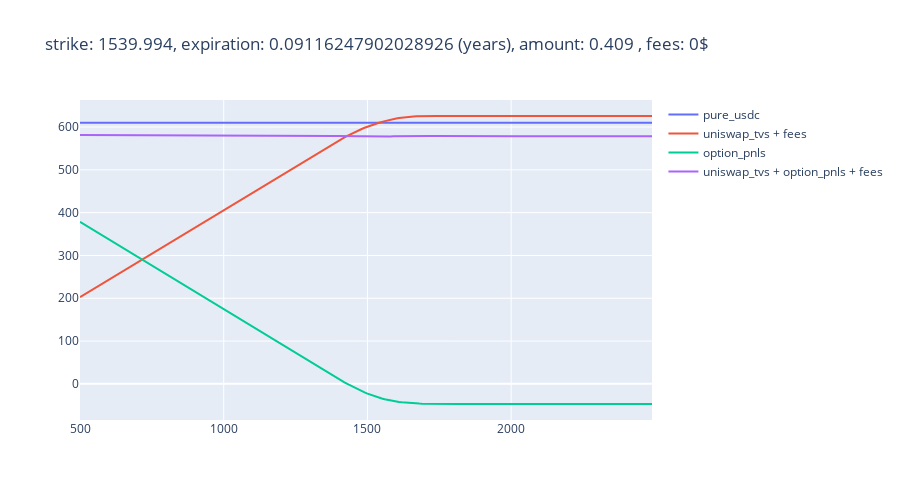

Notebook code cell kept with this figure:
### Code cell
fig = go.Figure()
fig.update_layout(
    autosize=False,
    width=900,
    height=500)

fig.add_trace(go.Scatter(x=prices, y=pure_usdc,
                    mode='lines',
                    name='pure_usdc'))

fig.add_trace(go.Scatter(x=prices, y=uniswap_tvs + earned_fees,
                    mode='lines',
                    name="""uniswap_tvs + fees""".format(earned_fees)))
fig.add_trace(go.Scatter(x=prices, y=option_pnls,
                    mode='lines',
                    name='option_pnls'))
fig.add_trace(go.Scatter(x=prices, y=uniswap_tvs + option_pnls + earned_fees,
                    mode='lines',
                    name='uniswap_tvs + option_pnls + fees'))
fig.update_layout(title_text='strike: {}, expiration: {} (years), amount: {} , fees: {}$'.format(round(optimal_option.strike, 3), 
                                                                             optimal_option.expiration,
                                                                             round(optimal_option.amount, 3),
                                                                             earned_fees))

### Figure 1 — Plotly figure (JSON) as saved in the notebook; plotly's stock layout.template omitted (floating-point values rounded to 4 significant figures; data arrays with more than 128 entries replaced by an {"elided": "..."} marker saying what was removed)
{"data": [{"mode": "lines", "name": "pure_usdc", "type": "scatter", "x": {"elided": "200 int values"}, "y": {"elided": "200 float values"}}, {"mode": "lines", "name": "uniswap_tvs + fees", "type": "scatter", "x": {"elided": "200 int values"}, "y": {"elided": "200 float values"}}, {"mode": "lines", "name": "option_pnls", "type": "scatter", "x": {"elided": "200 int values"}, "y": {"elided": "200 float values"}}, {"mode": "lines", "name": "uniswap_tvs + option_pnls + fees", "type": "scatter", "x": {"elided": "200 int values"}, "y": {"elided": "200 float values"}}], "layout": {"autosize": false, "height": 500, "title": {"text": "strike: 1539.994, expiration: 0.09116247902028926 (years), amount: 0.409 , fees: 0$"}, "width": 900, "xaxis": {"autorange": true, "range": [500, 2490], "type": "linear"}, "yaxis": {"autorange": true, "range": [-84.42, 663.2], "type": "linear"}}}
